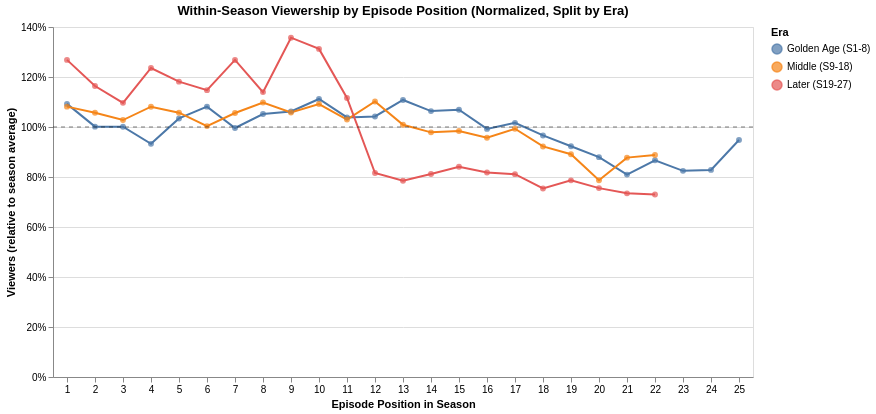

Notebook code for this chart:
### Markdown cell above
## Question 5

### Code cell
season_avg = df.groupby("season")["us_viewers_in_millions"].transform("mean")
df["viewers_normalized"] = df["us_viewers_in_millions"] / season_avg

# Mean normalized viewership by episode position, split by era
era_domain = ["Golden Age (S1-8)", "Middle (S9-18)", "Later (S19-27)"]
era_colors = ["#4c78a8", "#f58518", "#e45756"]

pos_era_norm = (
    df.groupby(["era", "number_in_season"])["viewers_normalized"]
    .agg(["mean", "count"])
    .reset_index()
)
pos_era_norm = pos_era_norm[pos_era_norm["count"] >= 3]

q5f_lines = (
    alt.Chart(pos_era_norm)
    .mark_line(strokeWidth=2)
    .encode(
        x=alt.X(
            "number_in_season:O",
            title="Episode Position in Season",
            axis=alt.Axis(labelAngle=0),
        ),
        y=alt.Y(
            "mean:Q",
            title="Viewers (relative to season average)",
            axis=alt.Axis(format=".0%"),
        ),
        color=alt.Color(
            "era:N",
            scale=alt.Scale(domain=era_domain, range=era_colors),
            title="Era",
        ),
        tooltip=[
            alt.Tooltip("era:N", title="Era"),
            alt.Tooltip("number_in_season:O", title="Episode"),
            alt.Tooltip("mean:Q", title="Relative Viewers", format=".1%"),
            alt.Tooltip("count:Q", title="Seasons"),
        ],
    )
)

q5f_points = (
    alt.Chart(pos_era_norm)
    .mark_point(filled=True, size=35)
    .encode(
        x=alt.X("number_in_season:O", axis=alt.Axis(labelAngle=0)),
        y=alt.Y("mean:Q"),
        color=alt.Color(
            "era:N",
            scale=alt.Scale(domain=era_domain, range=era_colors),
            title="Era",
        ),
    )
)

q5f_ref = (
    alt.Chart(pd.DataFrame({"y": [1.0]}))
    .mark_rule(color="black", strokeDash=[4, 4], opacity=0.5)
    .encode(y="y:Q")
)

(q5f_lines + q5f_points + q5f_ref).properties(
    width=700,
    height=350,
    title="Within-Season Viewership by Episode Position (Normalized, Split by Era)",
)

### Figure 1 — Vega-Lite specification as saved in the notebook (floating-point values rounded to 4 significant figures)
{"config": {"view": {"continuousWidth": 300, "continuousHeight": 300}}, "layer": [{"mark": {"type": "line", "strokeWidth": 2}, "encoding": {"color": {"field": "era", "scale": {"domain": ["Golden Age (S1-8)", "Middle (S9-18)", "Later (S19-27)"], "range": ["#4c78a8", "#f58518", "#e45756"]}, "title": "Era", "type": "nominal"}, "tooltip": [{"field": "era", "title": "Era", "type": "nominal"}, {"field": "number_in_season", "title": "Episode", "type": "ordinal"}, {"field": "mean", "format": ".1%", "title": "Relative Viewers", "type": "quantitative"}, {"field": "count", "title": "Seasons", "type": "quantitative"}], "x": {"axis": {"labelAngle": 0}, "field": "number_in_season", "title": "Episode Position in Season", "type": "ordinal"}, "y": {"axis": {"format": ".0%"}, "field": "mean", "title": "Viewers (relative to season average)", "type": "quantitative"}}}, {"mark": {"type": "point", "filled": true, "size": 35}, "encoding": {"color": {"field": "era", "scale": {"domain": ["Golden Age (S1-8)", "Middle (S9-18)", "Later (S19-27)"], "range": ["#4c78a8", "#f58518", "#e45756"]}, "title": "Era", "type": "nominal"}, "x": {"axis": {"labelAngle": 0}, "field": "number_in_season", "type": "ordinal"}, "y": {"field": "mean", "type": "quantitative"}}}, {"data": {"name": "data-62270e77d641448c13ff0a9fcf3e6578"}, "mark": {"type": "rule", "color": "black", "opacity": 0.5, "strokeDash": [4, 4]}, "encoding": {"y": {"field": "y", "type": "quantitative"}}}], "data": {"name": "data-1c464efeea414cda699250b34fdbb789"}, "height": 350, "title": "Within-Season Viewership by Episode Position (Normalized, Split by Era)", "width": 700, "$schema": "https://vega.github.io/schema/vega-lite/v6.1.0.json", "datasets": {"data-1c464efeea414cda699250b34fdbb789": [{"era": "Golden Age (S1-8)", "number_in_season": 1, "mean": 1.092, "count": 8}, {"era": "Golden Age (S1-8)", "number_in_season": 2, "mean": 1.001, "count": 8}, {"era": "Golden Age (S1-8)", "number_in_season": 3, "mean": 1.001, "count": 8}, {"era": "Golden Age (S1-8)", "number_in_season": 4, "mean": 0.9326, "count": 8}, {"era": "Golden Age (S1-8)", "number_in_season": 5, "mean": 1.034, "count": 8}, {"era": "Golden Age (S1-8)", "number_in_season": 6, "mean": 1.081, "count": 8}, {"era": "Golden Age (S1-8)", "number_in_season": 7, "mean": 0.996, "count": 8}, {"era": "Golden Age (S1-8)", "number_in_season": 8, "mean": 1.052, "count": 8}, {"era": "Golden Age (S1-8)", "number_in_season": 9, "mean": 1.062, "count": 8}, {"era": "Golden Age (S1-8)", "number_in_season": 10, "mean": 1.112, "count": 8}, {"era": "Golden Age (S1-8)", "number_in_season": 11, "mean": 1.038, "count": 8}, {"era": "Golden Age (S1-8)", "number_in_season": 12, "mean": 1.042, "count": 8}, {"era": "Golden Age (S1-8)", "number_in_season": 13, "mean": 1.108, "count": 8}, {"era": "Golden Age (S1-8)", "number_in_season": 14, "mean": 1.064, "count": 7}, {"era": "Golden Age (S1-8)", "number_in_season": 15, "mean": 1.069, "count": 7}, {"era": "Golden Age (S1-8)", "number_in_season": 16, "mean": 0.9924, "count": 7}, {"era": "Golden Age (S1-8)", "number_in_season": 17, "mean": 1.017, "count": 7}, {"era": "Golden Age (S1-8)", "number_in_season": 18, "mean": 0.9663, "count": 7}, {"era": "Golden Age (S1-8)", "number_in_season": 19, "mean": 0.9232, "count": 7}, {"era": "Golden Age (S1-8)", "number_in_season": 20, "mean": 0.8795, "count": 7}, {"era": "Golden Age (S1-8)", "number_in_season": 21, "mean": 0.8096, "count": 7}, {"era": "Golden Age (S1-8)", "number_in_season": 22, "mean": 0.8668, "count": 7}, {"era": "Golden Age (S1-8)", "number_in_season": 23, "mean": 0.8245, "count": 4}, {"era": "Golden Age (S1-8)", "number_in_season": 24, "mean": 0.8284, "count": 4}, {"era": "Golden Age (S1-8)", "number_in_season": 25, "mean": 0.948, "count": 3}, {"era": "Middle (S9-18)", "number_in_season": 1, "mean": 1.081, "count": 10}, {"era": "Middle (S9-18)", "number_in_season": 2, "mean": 1.057, "count": 10}, {"era": "Middle (S9-18)", "number_in_season": 3, "mean": 1.028, "count": 10}, {"era": "Middle (S9-18)", "number_in_season": 4, "mean": 1.081, "count": 10}, {"era": "Middle (S9-18)", "number_in_season": 5, "mean": 1.057, "count": 10}, {"era": "Middle (S9-18)", "number_in_season": 6, "mean": 1.004, "count": 10}, {"era": "Middle (S9-18)", "number_in_season": 7, "mean": 1.056, "count": 10}, {"era": "Middle (S9-18)", "number_in_season": 8, "mean": 1.098, "count": 10}, {"era": "Middle (S9-18)", "number_in_season": 9, "mean": 1.058, "count": 10}, {"era": "Middle (S9-18)", "number_in_season": 10, "mean": 1.092, "count": 10}, {"era": "Middle (S9-18)", "number_in_season": 11, "mean": 1.03, "count": 10}, {"era": "Middle (S9-18)", "number_in_season": 12, "mean": 1.102, "count": 10}, {"era": "Middle (S9-18)", "number_in_season": 13, "mean": 1.009, "count": 10}, {"era": "Middle (S9-18)", "number_in_season": 14, "mean": 0.9786, "count": 10}, {"era": "Middle (S9-18)", "number_in_season": 15, "mean": 0.9841, "count": 10}, {"era": "Middle (S9-18)", "number_in_season": 16, "mean": 0.9569, "count": 10}, {"era": "Middle (S9-18)", "number_in_season": 17, "mean": 0.993, "count": 10}, {"era": "Middle (S9-18)", "number_in_season": 18, "mean": 0.9223, "count": 10}, {"era": "Middle (S9-18)", "number_in_season": 19, "mean": 0.891, "count": 10}, {"era": "Middle (S9-18)", "number_in_season": 20, "mean": 0.7872, "count": 10}, {"era": "Middle (S9-18)", "number_in_season": 21, "mean": 0.8775, "count": 10}, {"era": "Middle (S9-18)", "number_in_season": 22, "mean": 0.8883, "count": 8}, {"era": "Later (S19-27)", "number_in_season": 1, "mean": 1.268, "count": 9}, {"era": "Later (S19-27)", "number_in_season": 2, "mean": 1.164, "count": 9}, {"era": "Later (S19-27)", "number_in_season": 3, "mean": 1.097, "count": 9}, {"era": "Later (S19-27)", "number_in_season": 4, "mean": 1.236, "count": 9}, {"era": "Later (S19-27)", "number_in_season": 5, "mean": 1.181, "count": 9}, {"era": "Later (S19-27)", "number_in_season": 6, "mean": 1.147, "count": 9}, {"era": "Later (S19-27)", "number_in_season": 7, "mean": 1.268, "count": 9}, {"era": "Later (S19-27)", "number_in_season": 8, "mean": 1.14, "count": 9}, {"era": "Later (S19-27)", "number_in_season": 9, "mean": 1.357, "count": 9}, {"era": "Later (S19-27)", "number_in_season": 10, "mean": 1.312, "count": 9}, {"era": "Later (S19-27)", "number_in_season": 11, "mean": 1.116, "count": 9}, {"era": "Later (S19-27)", "number_in_season": 12, "mean": 0.8161, "count": 9}, {"era": "Later (S19-27)", "number_in_season": 13, "mean": 0.7849, "count": 9}, {"era": "Later (S19-27)", "number_in_season": 14, "mean": 0.8123, "count": 9}, {"era": "Later (S19-27)", "number_in_season": 15, "mean": 0.8408, "count": 9}, {"era": "Later (S19-27)", "number_in_season": 16, "mean": 0.8183, "count": 9}, {"era": "Later (S19-27)", "number_in_season": 17, "mean": 0.8114, "count": 9}, {"era": "Later (S19-27)", "number_in_season": 18, "mean": 0.7539, "count": 9}, {"era": "Later (S19-27)", "number_in_season": 19, "mean": 0.7866, "count": 9}, {"era": "Later (S19-27)", "number_in_season": 20, "mean": 0.7555, "count": 9}, {"era": "Later (S19-27)", "number_in_season": 21, "mean": 0.7346, "count": 8}, {"era": "Later (S19-27)", "number_in_season": 22, "mean": 0.7303, "count": 7}], "data-62270e77d641448c13ff0a9fcf3e6578": [{"y": 1.0}]}}
